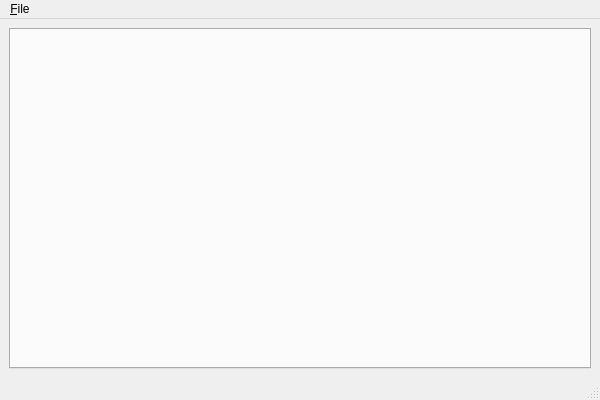
<ui version="4.0" >
 <class>DatabaseTool</class>
 <widget class="QMainWindow" name="DatabaseTool" >
  <property name="geometry" >
   <rect>
    <x>0</x>
    <y>0</y>
    <width>600</width>
    <height>400</height>
   </rect>
  </property>
  <property name="windowTitle" >
   <string>Database Tool</string>
  </property>
  <widget class="QWidget" name="centralwidget" >
   <layout class="QVBoxLayout" >
    <property name="margin" >
     <number>9</number>
    </property>
    <property name="spacing" >
     <number>6</number>
    </property>
    <item>
     <widget class="QTabWidget" name="ingredients" >
      <property name="minimumSize" >
       <size>
        <width>0</width>
        <height>128</height>
       </size>
      </property>
     </widget>
    </item>
   </layout>
  </widget>
  <widget class="QMenuBar" name="menubar" >
   <property name="geometry" >
    <rect>
     <x>0</x>
     <y>0</y>
     <width>600</width>
     <height>29</height>
    </rect>
   </property>
   <widget class="QMenu" name="menuFile" >
    <property name="title" >
     <string>&amp;File</string>
    </property>
    <addaction name="actionsave" />
    <addaction name="separator" />
    <addaction name="actionquit" />
   </widget>
   <addaction name="menuFile" />
  </widget>
  <widget class="QStatusBar" name="statusbar" />
  <action name="actionsave" >
   <property name="icon" >
    <iconset resource="../qbrew.qrc" >:/pics/icons/filesave.png</iconset>
   </property>
   <property name="text" >
    <string>Save</string>
   </property>
   <property name="statusTip" >
    <string>Save the database</string>
   </property>
   <property name="whatsThis" >
    <string/>
   </property>
   <property name="shortcut" >
    <string>Ctrl+S</string>
   </property>
  </action>
  <action name="actionquit" >
   <property name="icon" >
    <iconset resource="../qbrew.qrc" >:/pics/icons/exit.png</iconset>
   </property>
   <property name="text" >
    <string>Quit</string>
   </property>
   <property name="statusTip" >
    <string>Close the database tool</string>
   </property>
   <property name="shortcut" >
    <string>Ctrl+Q</string>
   </property>
  </action>
 </widget>
 <resources>
  <include location="../qbrew.qrc" />
 </resources>
 <connections/>
</ui>
